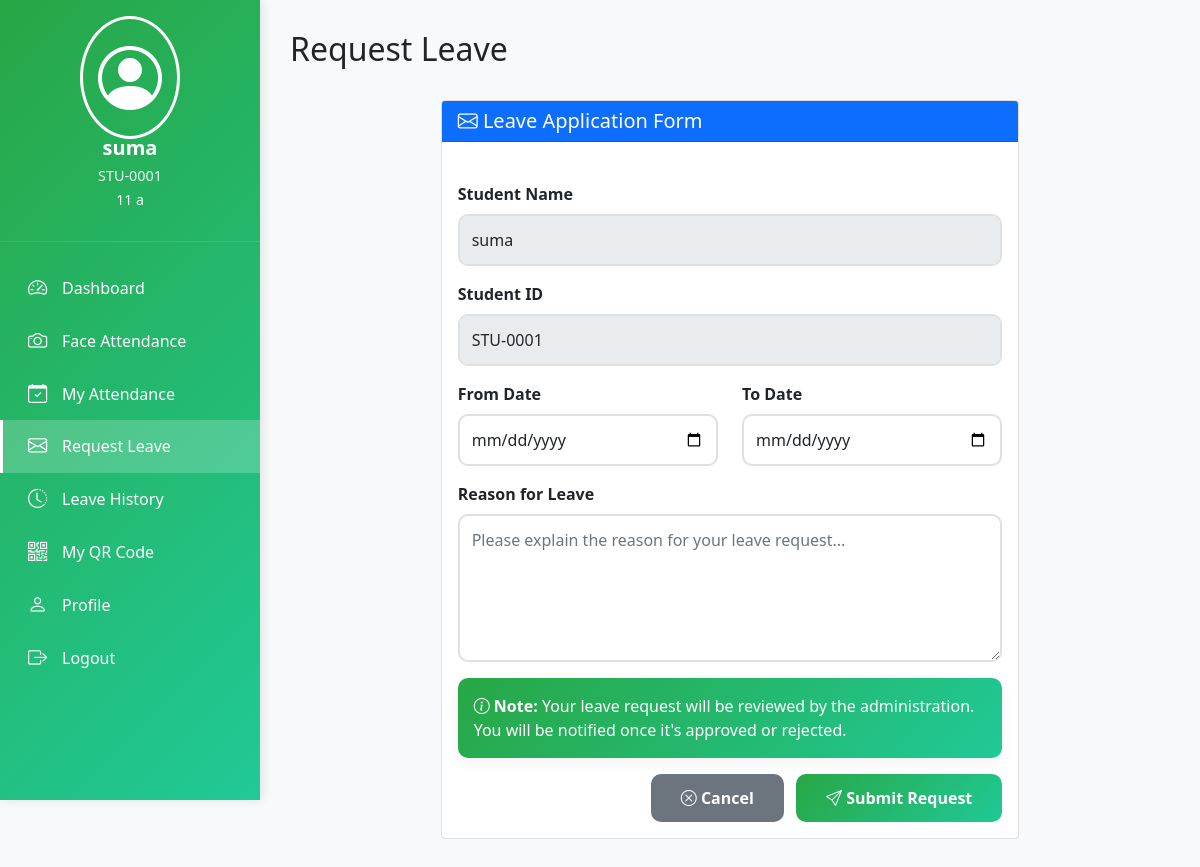
Page /student/leave-request (signed in) on the committed database.
### app/models.py (models this page shows, shortened)
class Student(db.Model):
    __tablename__ = 'students'
    id = db.Column(db.Integer, primary_key=True)
    student_id = db.Column(db.String(20), unique=True, nullable=False)
    name = db.Column(db.String(100), nullable=False)
    roll_number = db.Column(db.String(20), unique=True, nullable=False)
    class_name = db.Column(db.String(50))
    section = db.Column(db.String(10))
    email = db.Column(db.String(120))
    phone = db.Column(db.String(20))
    address = db.Column(db.Text)
    photo_path = db.Column(db.String(200))
    face_encoded = db.Column(db.Boolean, default=False)
    parent_name = db.Column(db.String(100))
    parent_phone = db.Column(db.String(20))
    parent_email = db.Column(db.String(120))
    date_of_birth = db.Column(db.Date)
    admission_date = db.Column(db.Date, default=datetime.utcnow)
    created_at = db.Column(db.DateTime, default=datetime.utcnow)
    updated_at = db.Column(db.DateTime, default=datetime.utcnow, onupdate=datetime.utcnow)
    attendances = db.relationship('Attendance', backref='student', lazy=True, cascade='all, delete-orphan')
    face_encodings = db.relationship('FaceEncoding', backref='student', lazy=True, cascade='all, delete-orphan')
    leave_requests = db.relationship('LeaveRequest', backref='student', lazy=True, cascade='all, delete-orphan')

### app/student_routes.py (the view, shortened to what this page needs)
@student_bp.route('/leave-request', methods=['GET', 'POST'])
@login_required
@student_required
def leave_request():
    student = current_user.student
    return render_template('student/leave_request.html', student=student, datetime=datetime)

### app/models.py (called while the page is built)
@login_manager.user_loader
def load_user(user_id):
    if user_id.startswith('staff_'):
        return User.query.get(int(user_id.replace('staff_', '')))
    elif user_id.startswith('student_'):
        return StudentUser.query.get(int(user_id.replace('student_', '')))
    return None

### app/student_routes.py (called while the page is built)
def student_required(f):
    @wraps(f)
    def decorated_function(*args, **kwargs):
        if not current_user.is_authenticated:
            flash('Please log in to access this page.', 'warning')
            return redirect(url_for('auth.student_login'))
        if not hasattr(current_user, 'student'):
            flash('Access denied. Student privileges required.', 'danger')
            return redirect(url_for('main.dashboard'))
        if current_user.student is None:
            flash('Your student account no longer exists.', 'danger')
            logout_user()
            return redirect(url_for('auth.student_login'))
        return f(*args, **kwargs)
    return decorated_function

### app/templates/student/leave_request.html (shortened to what this page needs)
{% extends "student/base.html" %}
{% block page_title %}Request Leave{% endblock %}
{% block content %}
<div class="row">
    <div class="col-md-8 mx-auto">
        <div class="card">
            <div class="card-header bg-primary text-white">
                <h5 class="mb-0"><i class="bi bi-envelope"></i> Leave Application Form</h5>
            </div>
            <div class="card-body">
                <form method="POST" class="mt-4">
                    <div class="mb-3">
                        <label class="form-label fw-bold">Student Name</label>
                        <input type="text" class="form-control" value="{{ student.name }}" readonly>
                    </div>
                    <div class="mb-3">
                        <label class="form-label fw-bold">Student ID</label>
                        <input type="text" class="form-control" value="{{ student.student_id }}" readonly>
                    </div>
                    <div class="row">
                        <div class="col-md-6 mb-3">
                            <label class="form-label fw-bold">From Date</label>
                            <input type="date" name="from_date" class="form-control"
                                   min="{{ datetime.now().strftime('%Y-%m-%d') }}" required>
                        </div>
                        <div class="col-md-6 mb-3">
                            <label class="form-label fw-bold">To Date</label>
                            <input type="date" name="to_date" class="form-control"
                                   min="{{ datetime.now().strftime('%Y-%m-%d') }}" required>
                        </div>
                    </div>
                    <div class="mb-3">
                        <label class="form-label fw-bold">Reason for Leave</label>
                        <textarea name="reason" class="form-control" rows="5"
                                  placeholder="Please explain the reason for your leave request..." required></textarea>
                    </div>
                    <div class="alert alert-info">
                        <i class="bi bi-info-circle"></i>
                        <strong>Note:</strong> Your leave request will be reviewed by the administration.
                        You will be notified once it's approved or rejected.
                    </div>
                    <div class="text-end">
                        <a href="{{ url_for('student.dashboard') }}" class="btn btn-secondary me-2">
                            <i class="bi bi-x-circle"></i> Cancel
                        </a>
                        <button type="submit" class="btn btn-primary">
                            <i class="bi bi-send"></i> Submit Request
                        </button>
                    </div>
                </form>
            </div>
        </div>
    </div>
</div>
{% endblock %}

### app/templates/student/base.html (shortened to what this page needs)
<!DOCTYPE html>
<html lang="en">
<head>
    <link href="https://cdn.jsdelivr.net/npm/bootstrap@5.1.3/dist/css/bootstrap.min.css" rel="stylesheet">
    <link rel="stylesheet" href="https://cdn.jsdelivr.net/npm/bootstrap-icons@1.8.1/font/bootstrap-icons.css">
</head>
<body>
    <div class="sidebar" id="sidebar">
        <div class="profile-section">
            <i class="bi bi-person-circle"></i>
            <h5>{{ current_user.student.name }}</h5>
            <p>{{ current_user.student.student_id }}</p>
            <small>{{ current_user.student.class_name }} {{ current_user.student.section }}</small>
        </div>
        <nav class="nav flex-column">
            <a class="nav-link {% if request.endpoint == 'student.dashboard' %}active{% endif %}"
               href="{{ url_for('student.dashboard') }}">
                <i class="bi bi-speedometer2"></i> Dashboard
            </a>
            <a class="nav-link {% if request.endpoint == 'student.face_attendance' %}active{% endif %}"
               href="{{ url_for('student.face_attendance') }}">
                <i class="bi bi-camera"></i> Face Attendance
            </a>
            <a class="nav-link {% if request.endpoint == 'student.attendance' %}active{% endif %}"
               href="{{ url_for('student.attendance') }}">
                <i class="bi bi-calendar-check"></i> My Attendance
            </a>
            <a class="nav-link {% if request.endpoint == 'student.leave_request' %}active{% endif %}"
               href="{{ url_for('student.leave_request') }}">
                <i class="bi bi-envelope"></i> Request Leave
            </a>
            <a class="nav-link {% if request.endpoint == 'student.leave_history' %}active{% endif %}"
               href="{{ url_for('student.leave_history') }}">
                <i class="bi bi-clock-history"></i> Leave History
            </a>
            <a class="nav-link {% if request.endpoint == 'student.qr_code' %}active{% endif %}"
               href="{{ url_for('student.qr_code') }}">
                <i class="bi bi-qr-code"></i> My QR Code
            </a>
            <a class="nav-link {% if request.endpoint == 'student.profile' %}active{% endif %}"
               href="{{ url_for('student.profile') }}">
                <i class="bi bi-person"></i> Profile
            </a>
            <a class="nav-link" href="{{ url_for('auth.logout') }}">
                <i class="bi bi-box-arrow-right"></i> Logout
            </a>
        </nav>
    </div>
    <div class="main-content">
        <div class="d-flex justify-content-between align-items-center mb-4">
            <h2>{% block page_title %}Student Portal{% endblock %}</h2>
        </div>
        {% block content %}{% endblock %}
    </div>
</body>
</html>

### app/templates/student/base.html (style rules this page uses)
:root { --primary-color: #28a745; --secondary-color: #20c997; }
body { background: #f8f9fa; font-family: 'Segoe UI', Tahoma, Geneva, Verdana, sans-serif; }
.sidebar { min-height: 100vh; background: linear-gradient(135deg, var(--primary-color), var(--secondary-color)); box-shadow: 2px 0 10px rgba(0,0,0,0.1); position: fixed; width: 260px; transition: all 0.3s; z-index: 1000; overflow-y: auto; }
.sidebar .profile-section { padding: 30px 20px; text-align: center; color: white; border-bottom: 1px solid rgba(255,255,255,0.1); }
.sidebar .profile-section i { font-size: 4rem; margin-bottom: 10px; border: 3px solid white; padding: 15px; border-radius: 50%; }
.sidebar .profile-section h5 { margin: 10px 0 5px; font-weight: 600; }
.sidebar .profile-section p { margin: 0; opacity: 0.9; font-size: 0.9rem; }
.sidebar .nav { padding: 20px 0; }
.sidebar .nav-link { color: white !important; padding: 12px 25px; transition: all 0.3s; border-left: 3px solid transparent; display: flex; align-items: center; }
.sidebar .nav-link i { margin-right: 10px; font-size: 1.2rem; width: 24px; }
.sidebar .nav-link.active { background: rgba(255,255,255,0.2); border-left-color: white; font-weight: 500; }
.main-content { margin-left: 260px; padding: 30px; min-height: 100vh; transition: all 0.3s; }
.form-control, .form-select { border-radius: 10px; padding: 12px; border: 2px solid #e0e0e0; transition: all 0.3s; }
.btn-primary { background: linear-gradient(135deg, var(--primary-color), var(--secondary-color)); border: none; border-radius: 10px; padding: 12px 30px; font-weight: 600; transition: all 0.3s; }
.btn-secondary { background: #6c757d; border: none; border-radius: 10px; padding: 12px 30px; font-weight: 600; transition: all 0.3s; }
.alert { border-radius: 10px; border: none; box-shadow: 0 5px 15px rgba(0,0,0,0.05); animation: slideIn 0.3s ease; }
.alert-info { background: linear-gradient(135deg, #28a745, #20c997); color: white; }

### rows in the picture
Student: student.name "suma", student.student_id "STU-0001", student.class_name "11", student.section "a", name "suma", student_id "STU-0001"
